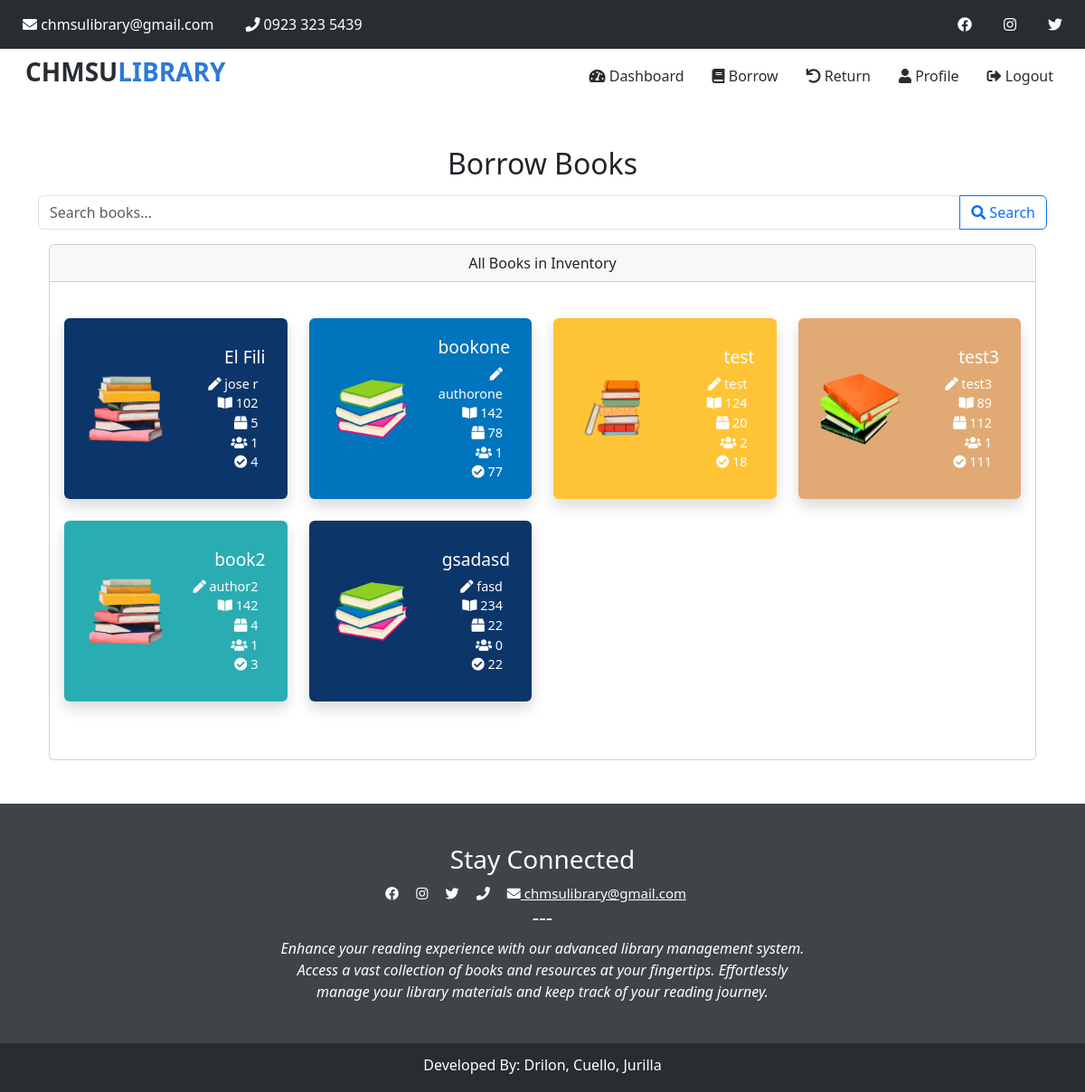
Page /php/search.php (signed in) on the earlier database version.
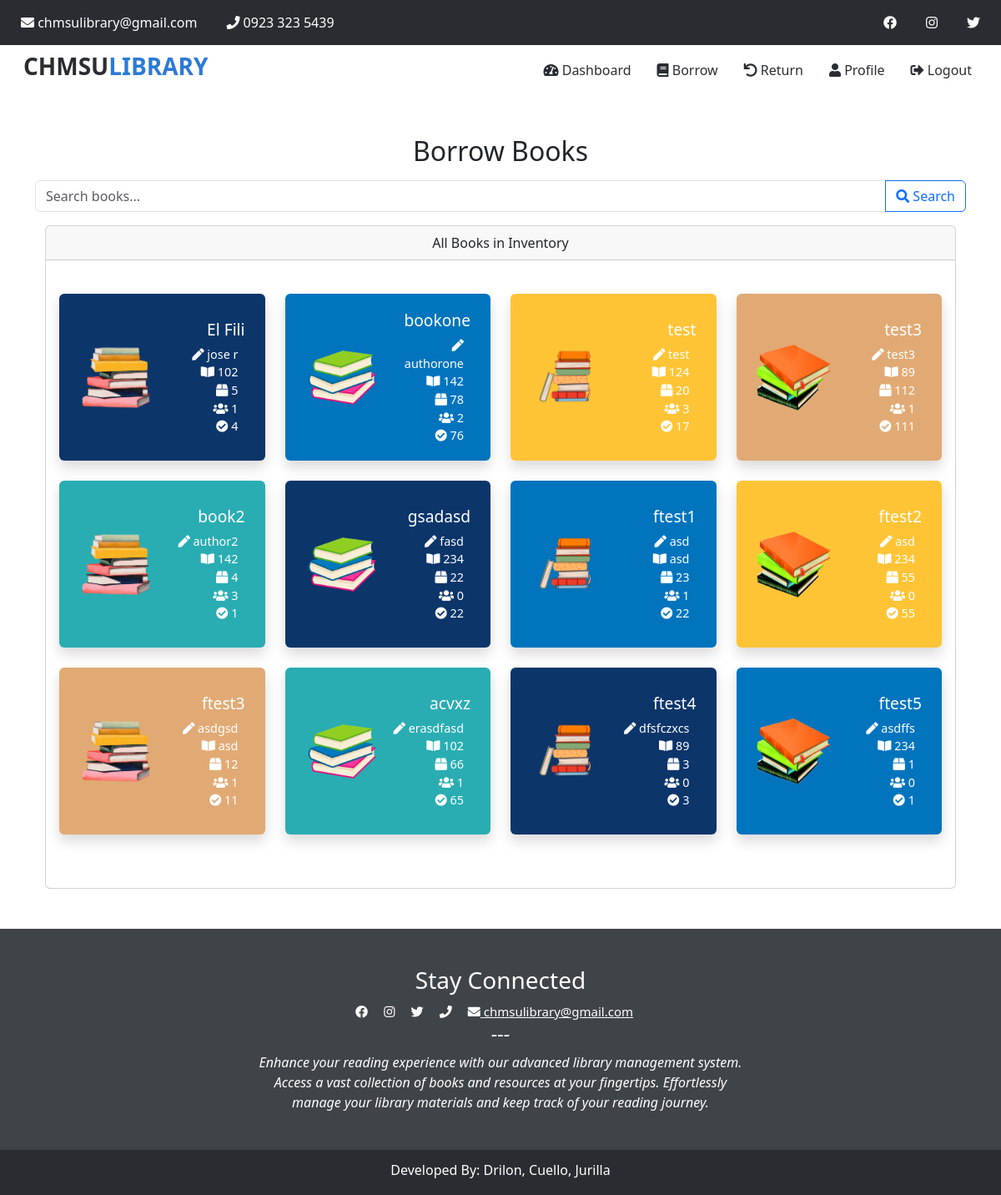
Same page on the later database version.
### tables this page shows
CREATE TABLE `tbl_inventory` (
  `id` int(11) NOT NULL,
  `book_id` varchar(11) NOT NULL,
  `booktitle` varchar(255) NOT NULL,
  `author` varchar(55) NOT NULL,
  `bookshelf` varchar(55) NOT NULL,
  `quantity` int(5) NOT NULL,
  `borrowed` int(5) NOT NULL DEFAULT 0,
  `available` int(5) NOT NULL DEFAULT 0,
  `date_borrowed` timestamp NOT NULL DEFAULT current_timestamp(),
  `date_returned` timestamp NULL DEFAULT NULL ON UPDATE current_timestamp()
);

### php/search.php (the view, shortened to what the changed rows need)
<?php
include 'db.php';
if (isset($_GET['search'])) {
    $searchTerm = '%' . $_GET['search'] . '%';
    $sql = "SELECT * FROM tbl_inventory WHERE booktitle LIKE ? OR author LIKE ?";
    $stmt = $conn->prepare($sql);
    if ($stmt) {
        $stmt->bind_param("ss", $searchTerm, $searchTerm);
        $stmt->execute();
        $result = $stmt->get_result();
        if ($result->num_rows > 0) {
            while ($row = $result->fetch_assoc()) {
                $books[] = $row;
            }
        } else {
            $searchMessage = "No books found matching the search criteria.";
        }
        $stmt->close();
    } else {
        echo "Error: " . $conn->error;
        exit();
    }
} else {
    $sql = "SELECT * FROM tbl_inventory";
    $result = $conn->query($sql);
    if ($result->num_rows > 0) {
        while ($row = $result->fetch_assoc()) {
            $books[] = $row;
        }
    }
}
$colorSchemes = ['#0C356A', '#0174BE', '#FFC436', '#E1AA74', '#29ADB2'];
?>
<!DOCTYPE html>
<html lang="en">
<head>
    <link href="https://cdn.jsdelivr.net/npm/bootstrap@5.3.0/dist/css/bootstrap.min.css" rel="stylesheet">
    <link rel="stylesheet" href="https://cdnjs.cloudflare.com/ajax/libs/font-awesome/5.15.1/css/all.min.css">
    <link rel="stylesheet" href="../css/styles.css">
</head>
<body>
    <?php
    include 'navigation-bar-dashboard.php';
    ?>
    <div class="container text-center mt-5 mb-5">
        <h2>Borrow Books</h2>
        <div class="container-fluid">
            <div class="card" id="book-card-container">
                <div class="card-body mt-4 mb-4">
                    <div class="row">
                        <?php if (!empty($books)): ?>
                            <?php foreach ($books as $index => $book): ?>
                                <?php
                                if ($book['available'] > 0):
                                    $colorIndex = $index % count($colorSchemes);
                                    $color = $colorSchemes[$colorIndex];
                                    $imageIndex = $index % 4;
                                    $imagePath = "../img/{$imageIndex}.png";
                            ?>
                                <div class="col-md-3 mb-4 card-col">
                                    <a href="#" class="card h-100 shadow card-borrow text-decoration-none"
                                    style="background-color: <?php echo $color; ?>; color: white; border: none;"
                                    data-bs-toggle="modal" data-bs-target="#borrowModal<?php echo $index; ?>"
                                    data-book-id="<?php echo $book['book_id']; ?>"
                                    data-available="<?php echo $book['available']; ?>"
                                    data-borrowed="<?php echo $book['borrowed']; ?>"
                                    >
                                        <div class="row h-100 align-items-center">
                                            <div class="col-md-5">
                                                <img src="<?php echo $imagePath; ?>" alt="Book Image" class="img-fluid card-img ms-4 card-img-borrow">
                                            </div>
                                            <div class="col-md-7">
                                                <div class="card-body">
                                                    <h5 class="card-title text-end me-2 text-decoration-none" style="font-size: 1.2rem;"><?php echo $book['booktitle']; ?></h5>
                                                    <p class="card-text text-end me-3 text-decoration-none" style="font-size: 0.9rem;">
                                                        <strong><i class="fas fa-pen"></i></strong> <?php echo $book['author']; ?><br>
                                                        <strong><i class="fas fa-book-open"></i></strong> <?php echo $book['bookshelf']; ?><br>
                                                        <strong><i class="fas fa-box"></i></strong> <?php echo $book['quantity']; ?><br>
                                                        <strong><i class="fas fa-users"></i></strong> <?php echo $book['borrowed']; ?><br>
                                                        <strong><i class="fas fa-check-circle"></i></strong> <?php echo $book['available']; ?><br>
                                                    </p>
                                                </div>
                                            </div>
                                        </div>
                                    </a>
                                </div>
                            <?php endif; ?>
                        <?php endforeach; ?>
                        <?php else: ?>
                            <p>No books in inventory.</p>
                        <?php endif; ?>
                    </div>
                </div>
            </div>
        </div>
    </div>
</body>
</html>

Differences in the rows shown:
changed tbl_inventory "bookone": borrowed "1" → "2"; available "77" → "76"
changed tbl_inventory "test": borrowed "2" → "3"; available "18" → "17"
changed tbl_inventory "book2": borrowed "1" → "3"; available "3" → "1"
added tbl_inventory: booktitle "ftest1", author "asd", bookshelf "asd", quantity "23", borrowed "1", available "22"
added tbl_inventory: booktitle "ftest2", author "asd", bookshelf "234", quantity "55", borrowed "0", available "55"
added tbl_inventory: booktitle "ftest3", author "asdgsd", bookshelf "asd", quantity "12", borrowed "1", available "11"
added tbl_inventory: booktitle "acvxz", author "erasdfasd", bookshelf "102", quantity "66", borrowed "1", available "65"
added tbl_inventory: booktitle "ftest4", author "dfsfczxcs", bookshelf "89", quantity "3", borrowed "0", available "3"
added tbl_inventory: booktitle "ftest5", author "asdffs", bookshelf "234", quantity "1", borrowed "0", available "1"
